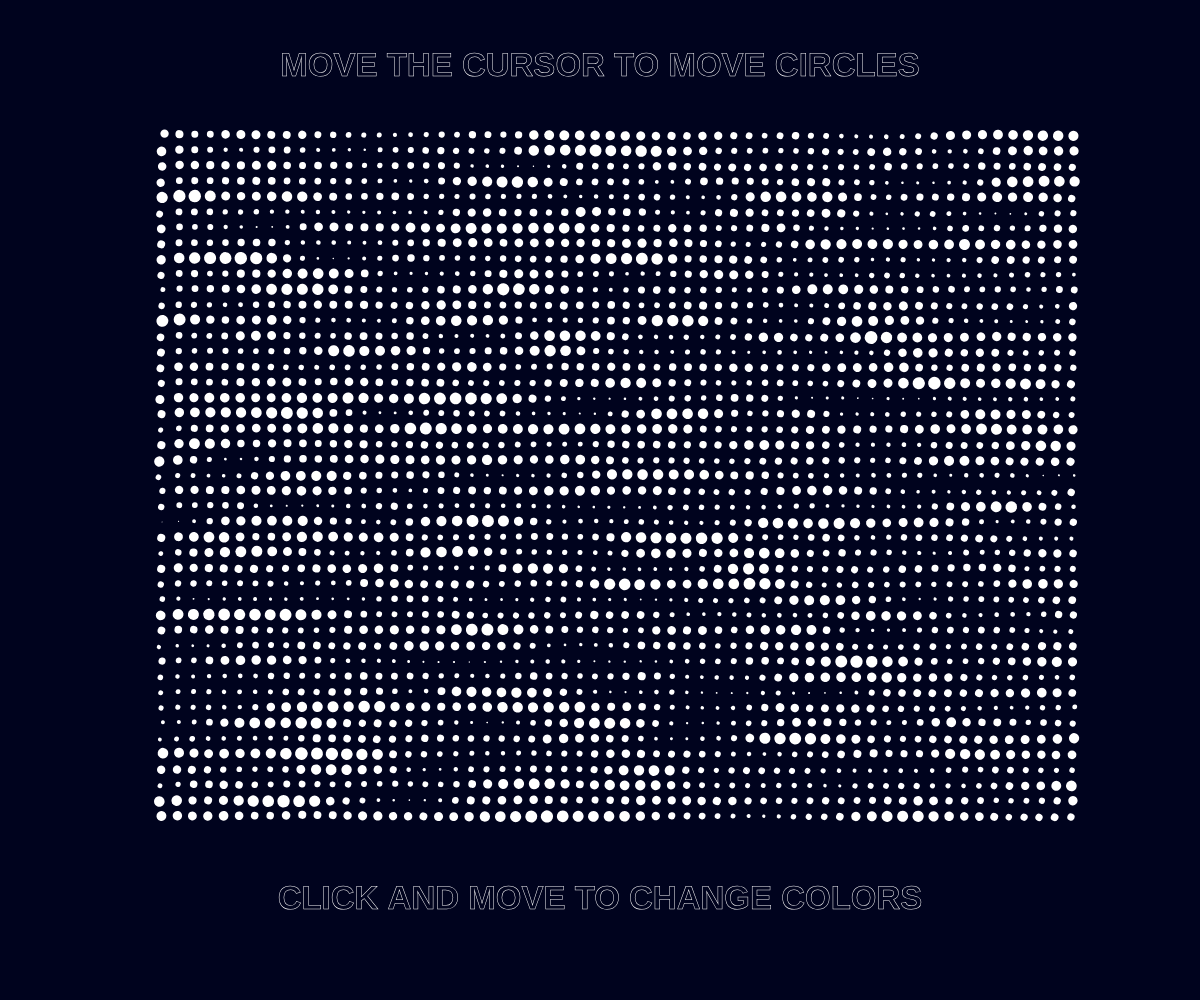
Frame 1 (no input)
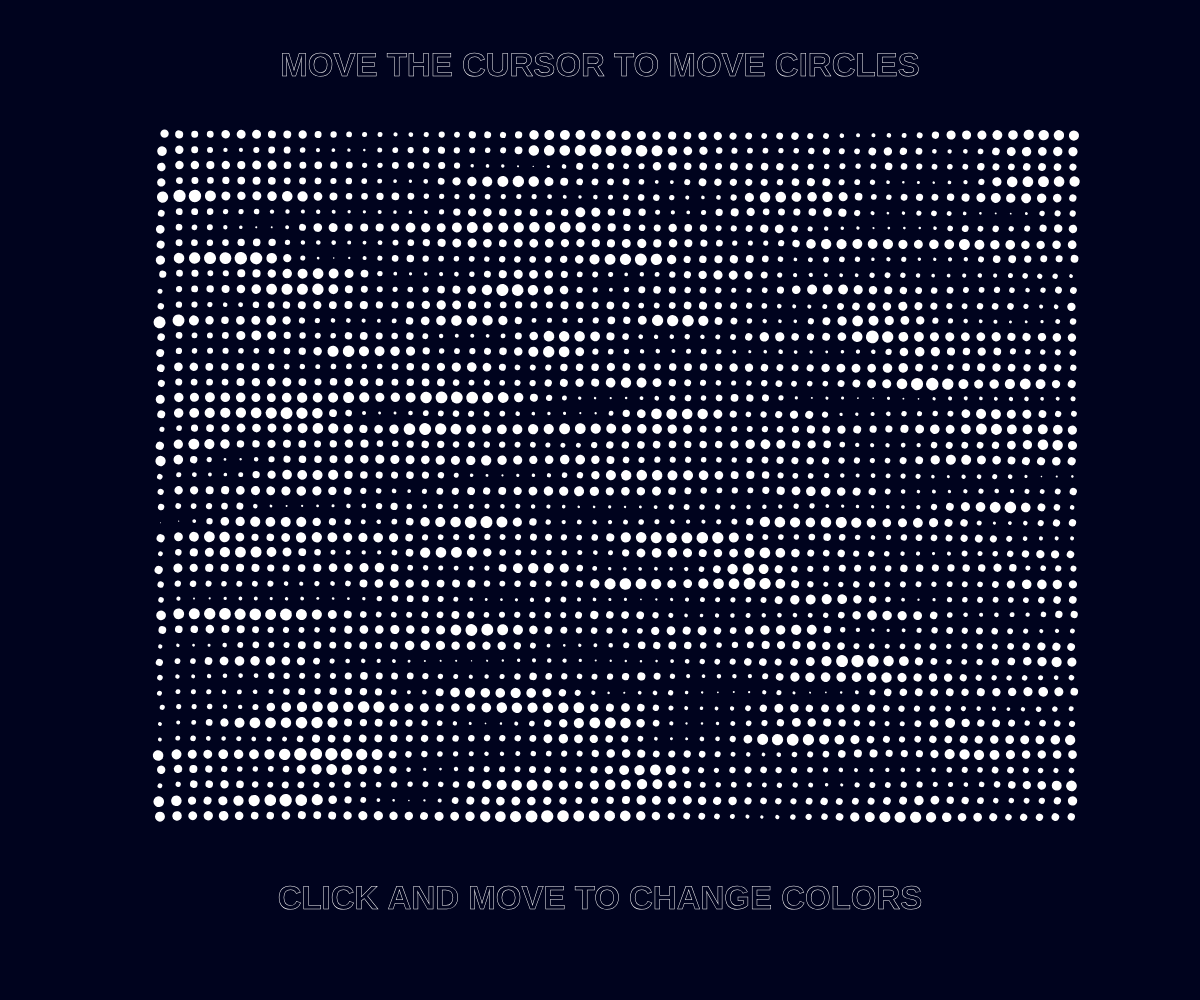
Frame 60 (no input)
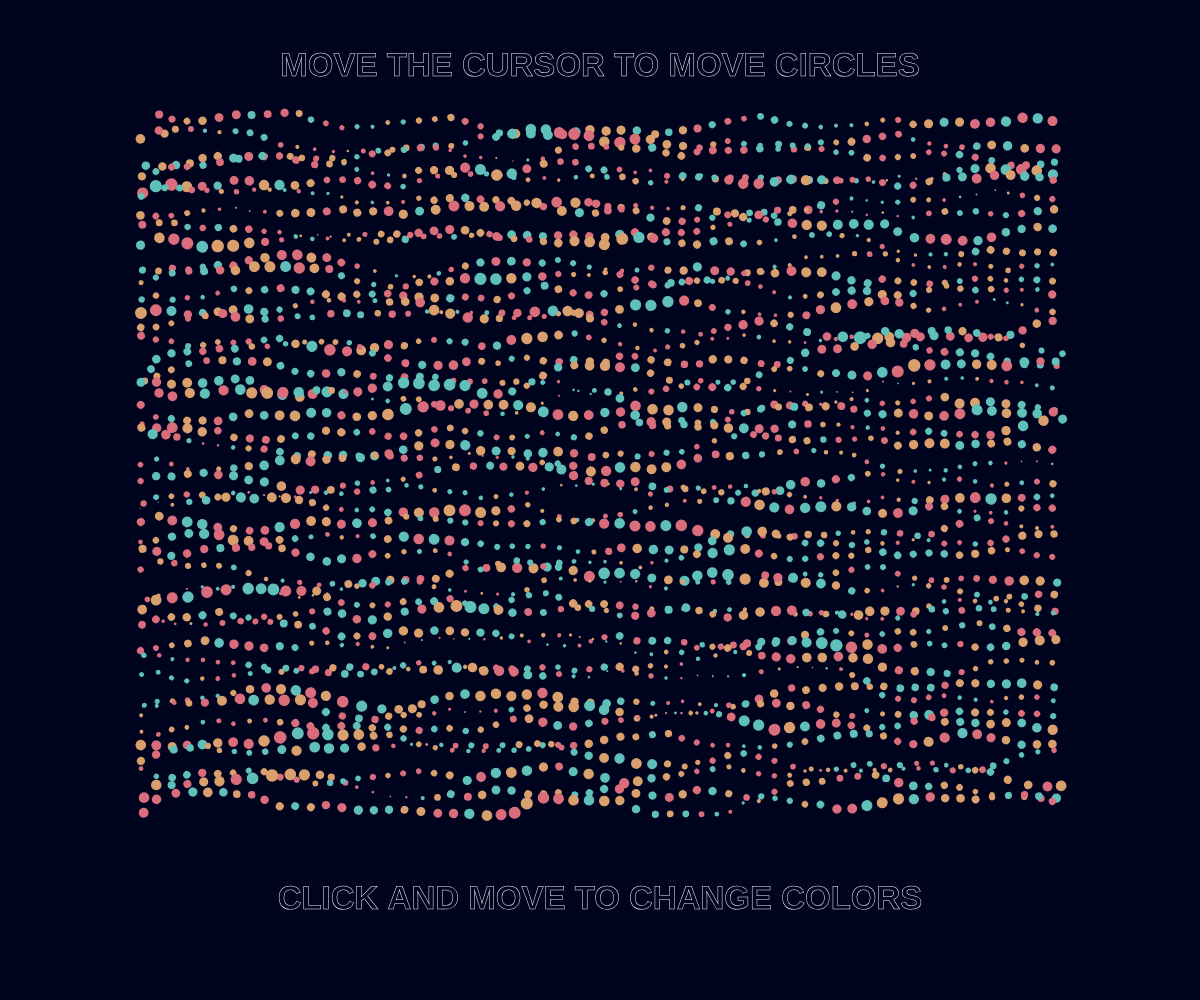
Frame 120 (the mouse pressed at the canvas centre since frame 60)

The p5.js sketch that drew these frames (run headless with seeded random() and noise() and a simulated clock; from frame 60 on, the mouse is pressed at the canvas centre):

// p5.js sketch
// ── sketch.js
var entr = 0.15; // entropia
var spazio = 17;
var zn = 0;
var righe, col;





function setup() {
  createCanvas(windowWidth, windowHeight);

  righe = floor(width / spazio);
  col = floor(height / spazio - 5);
}



function draw() {
  background(0, 3, 30);
  noStroke();

  push()
    let s = 'MOVE THE CURSOR TO MOVE CIRCLES';
    let t = 'CLICK AND MOVE TO CHANGE COLORS';
    stroke('white');
    strokeWeight(0.5);
    noFill()
    textSize(33);
    textStyle(BOLD)
    textAlign(CENTER,CENTER);
    text(s, width/2, height/15);
    text(t, width/2, height*0.9);
  pop()

  var yn = 10;
  for (var y = 8; y < col; y++) {
    var xn = 0;
    for (var x = 10; x < righe; x++) {
      var v = p5.Vector.fromAngle(angle);
      var colorList1 = ['#5fbfb9',
        '#d96d7c',
        '#d9a06d',


      ];

      var colorList2 = ['#bfd242',
        '#82cfe9',
        '#8e82e9'

      ];
      var index = floor(random(0, 3));
      if (mouseIsPressed && mouseY <= windowHeight / 2) {
        fill(color(colorList1[index]));
      } else if (mouseIsPressed && mouseX > windowHeight / 2) {
        fill(color(colorList2[index]));

      }


      yn += entr;

      var diam = noise(yn) * 15;


      push();
      translate(x/1.1 * spazio, y/1.1 * spazio);
      rotate(v.heading(PI));
      ellipse(10, 10, diam, diam);
      pop();

      var angle = noise(xn, yn, zn) * (dist(mouseX, 0, x, y) / dist(20, 20, width / 2, height / 2) * 7)


    }
    yn += entr;
    zn += 0.001;

  }
}
